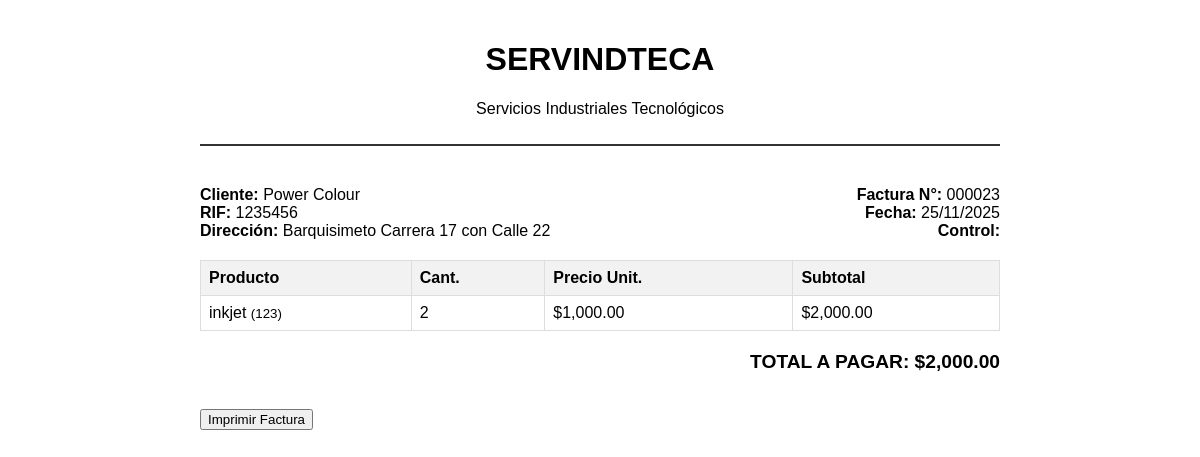
The app's page /ventas/factura.php?id=23 with its own data.
### tables this page shows
CREATE TABLE `ventas` (
  `id` int NOT NULL,
  `empresas_id` int NOT NULL,
  `usuario_id` int NOT NULL,
  `fecha_venta` datetime NOT NULL,
  `num_comprobante` varchar(20) DEFAULT NULL,
  `total` decimal(11,2) NOT NULL,
  `descripcion` varchar(255) DEFAULT NULL
);

CREATE TABLE `empresas` (
  `id` int NOT NULL,
  `nombre` varchar(100) NOT NULL,
  `rif` varchar(20) NOT NULL,
  `direccion` varchar(255) DEFAULT NULL,
  `telefono` varchar(50) DEFAULT NULL,
  `email` varchar(100) DEFAULT NULL,
  `fecha_registro` timestamp NOT NULL DEFAULT CURRENT_TIMESTAMP
);

CREATE TABLE `detalle_venta` (
  `id` int NOT NULL,
  `venta_id` int NOT NULL,
  `cantidad` int NOT NULL,
  `precio_unitario` decimal(11,2) NOT NULL,
  `codigo_producto` varchar(30) DEFAULT NULL
);

### ventas/factura.php (the view, shortened to what this page needs)
<?php
require_once '../includes/database.php';
$id = intval($_GET['id']);
$sql = "SELECT v.*, e.nombre as cliente, e.rif, e.direccion, e.telefono
        FROM ventas v JOIN empresas e ON v.empresas_id = e.id WHERE v.id = $id";
$venta = $conn->query($sql)->fetch_assoc();
$sql_items = "SELECT d.*, COALESCE(m.nombre, r.nombre) as producto
              FROM detalle_venta d
              LEFT JOIN maquinas m ON d.codigo_producto = m.codigo
              LEFT JOIN repuestos r ON d.codigo_producto = r.codigo
              WHERE d.venta_id = $id";
$items = $conn->query($sql_items);
?>
<!DOCTYPE html>
<html>
<head>
</head>
<body>
    <div class="header">
        <h1>SERVINDTECA</h1>
        <p>Servicios Industriales Tecnológicos</p>
    </div>
    <div class="info">
        <div>
            <strong>Cliente:</strong> <?= htmlspecialchars($venta['cliente']) ?><br>
            <strong>RIF:</strong> <?= htmlspecialchars($venta['rif']) ?><br>
            <strong>Dirección:</strong> <?= htmlspecialchars($venta['direccion']) ?>
        </div>
        <div style="text-align: right;">
            <strong>Factura N°:</strong> <?= str_pad($venta['id'], 6, "0", STR_PAD_LEFT) ?><br>
            <strong>Fecha:</strong> <?= date('d/m/Y', strtotime($venta['fecha_venta'])) ?><br>
            <strong>Control:</strong> <?= htmlspecialchars($venta['num_comprobante']) ?>
        </div>
    </div>
    <table>
        <thead>
            <tr>
                <th>Producto</th>
                <th>Cant.</th>
                <th>Precio Unit.</th>
                <th>Subtotal</th>
            </tr>
        </thead>
        <tbody>
            <?php while($item = $items->fetch_assoc()): ?>
            <tr>
                <td><?= htmlspecialchars($item['producto']) ?> <small>(<?= $item['codigo_producto'] ?>)</small></td>
                <td><?= $item['cantidad'] ?></td>
                <td>$<?= number_format($item['precio_unitario'], 2) ?></td>
                <td>$<?= number_format($item['cantidad'] * $item['precio_unitario'], 2) ?></td>
            </tr>
            <?php endwhile; ?>
        </tbody>
    </table>
    <div class="total">
        TOTAL A PAGAR: $<?= number_format($venta['total'], 2) ?>
    </div>
    <br><br>
    <button class="btn-print" onclick="window.print()">Imprimir Factura</button>
</body>
</html>

### ventas/factura.php (style rules this page uses)
body { font-family: sans-serif; max-width: 800px; margin: auto; padding: 20px; }
.header { text-align: center; margin-bottom: 40px; border-bottom: 2px solid #333; padding-bottom: 10px; }
.info { display: flex; justify-content: space-between; margin-bottom: 20px; }
table { width: 100%; border-collapse: collapse; margin-bottom: 20px; }
th, td { border: 1px solid #ddd; padding: 8px; text-align: left; }
th { background-color: #f2f2f2; }
.total { text-align: right; font-size: 1.2em; font-weight: bold; }

### records on screen
ventas: empresas.nombre "Power Colour", empresas.rif "1235456", empresas.direccion "Barquisimeto Carrera 17 con Calle 22", id "000023", fecha_venta "25/11/2025", total "2,000.00"
detalle_venta: producto "inkjet", codigo_producto "123", cantidad "2", precio_unitario "1,000.00", $item['cantidad'] * $item['precio_unitario'] "2,000.00"
